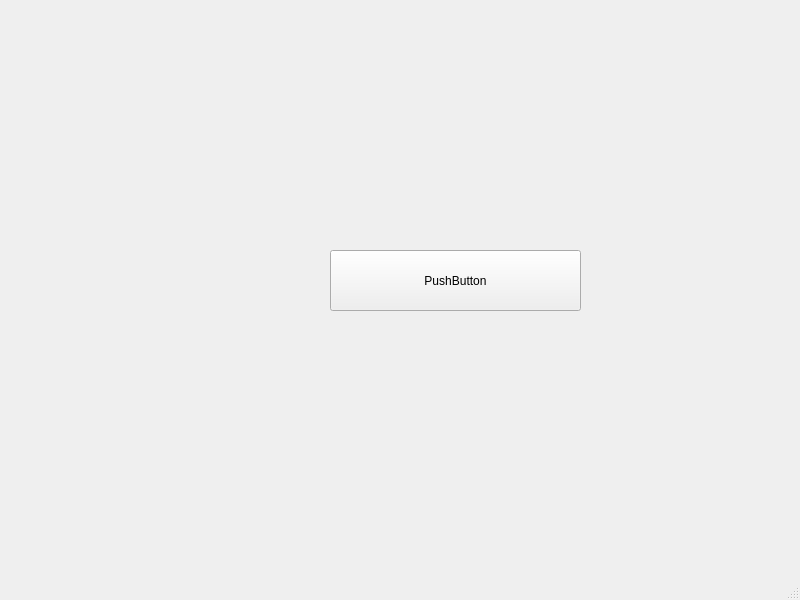
<?xml version="1.0" encoding="UTF-8"?>
<ui version="4.0">
 <class>MainWindow</class>
 <widget class="QMainWindow" name="MainWindow">
  <property name="geometry">
   <rect>
    <x>0</x>
    <y>0</y>
    <width>800</width>
    <height>600</height>
   </rect>
  </property>
  <property name="windowTitle">
   <string>MainWindow</string>
  </property>
  <widget class="QWidget" name="centralwidget">
   <widget class="QPushButton" name="pushButton">
    <property name="geometry">
     <rect>
      <x>330</x>
      <y>250</y>
      <width>251</width>
      <height>61</height>
     </rect>
    </property>
    <property name="text">
     <string>PushButton</string>
    </property>
   </widget>
  </widget>
  <widget class="QMenuBar" name="menubar">
   <property name="geometry">
    <rect>
     <x>0</x>
     <y>0</y>
     <width>800</width>
     <height>19</height>
    </rect>
   </property>
  </widget>
  <widget class="QStatusBar" name="statusbar"/>
 </widget>
 <resources/>
 <connections/>
</ui>
